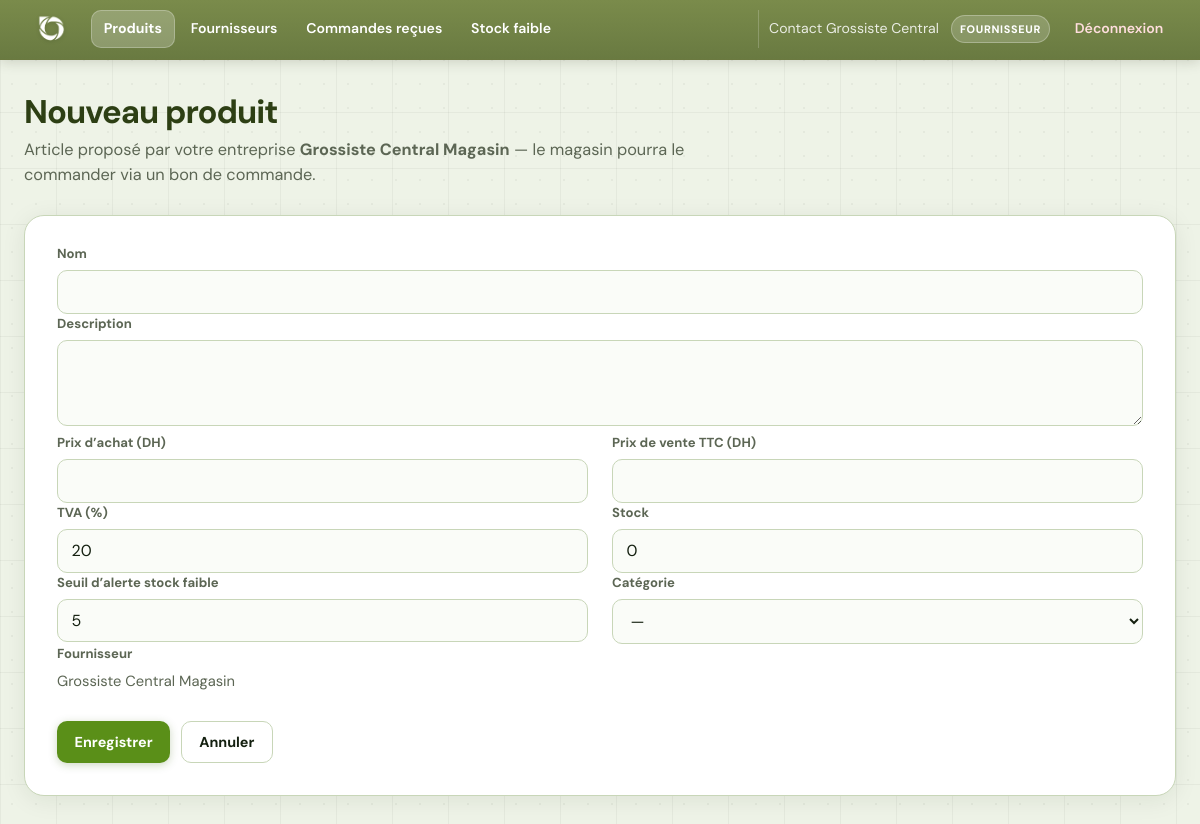
The app's page /index.php?action=product_create (signed in) with its own data.
### tables this page shows
CREATE TABLE users (
    id INT AUTO_INCREMENT PRIMARY KEY,
    name VARCHAR(100) NOT NULL,
    email VARCHAR(150) NOT NULL UNIQUE,
    password VARCHAR(255) NOT NULL,
    role ENUM('admin', 'vendeur', 'fournisseur') NOT NULL,
    supplier_id INT NULL,
    created_at DATETIME DEFAULT CURRENT_TIMESTAMP
);

CREATE TABLE suppliers (
    id INT AUTO_INCREMENT PRIMARY KEY,
    name VARCHAR(100) NOT NULL,
    contact VARCHAR(100),
    phone VARCHAR(30),
    email VARCHAR(150),
    address TEXT
);

### app/Controllers/ProductController.php (called while the page is built, shortened)
<?php
class ProductController extends BaseController
{
    private $supplierModel;
    public function __construct()
    {
        $this->supplierModel = new Supplier();
    }
    private function catalogSupplierAccountId(): int
    {
        $this->syncSessionSupplierFromDb();
        $u = $this->currentUser() ?? [];
        $sid = isset($u['supplier_id']) ? (int) $u['supplier_id'] : 0;
        return $sid > 0 ? $sid : 0;
    }
    private function requireSupplierLinkedForWrite(): int
    {
        $sid = $this->catalogSupplierAccountId();
        return $sid;
    }
    public function create(): void
    {
        $role = (string) ($this->currentUser()['role'] ?? '');
        if ($role === 'fournisseur') {
            $sid = $this->requireSupplierLinkedForWrite();
            $sup = $this->supplierModel->getById($sid);
            $supplierCatalogLock = [
                'id'   => $sid,
                'name' => $sup ? (string) $sup['name'] : ('#' . $sid),
            ];
        } else {
            $supplierCatalogLock = null;
            $suppliers = $this->supplierModel->getAll();
        }
        require_once APP_PATH . '/views/products/create.php';
    }
}

### public/index.php (called while the page is built, shortened)
<?php
$action = isset($_GET['action']) ? (string) $_GET['action'] : 'login';
$route = $routes[$action];
$method = $route[1];
$controller = new $class();
$controller->{$method}();

### app/helpers.php (called while the page is built, shortened)
<?php
function user_can_access(?array $user, string $action): bool
{
    $public = ['login', 'do_login', 'logout'];
    $role = (string) $user['role'];
    $map = require CONFIG_PATH . '/permissions.php';
    $supplierPoActions = [
        'supplier_purchase_orders',
        'supplier_purchase_order_show',
        'supplier_purchase_order_respond',
    ];
    if (in_array($action, $supplierPoActions, true)) {
        $allowedFournisseur = $map['fournisseur'] ?? [];
        return $role === 'fournisseur' && in_array($action, $allowedFournisseur, true);
    }
    $vendeurExclusiveSalesActions = [
        'sale_create',
        'sale_store',
        'my_sales',
    ];
    if (in_array($action, $vendeurExclusiveSalesActions, true)) {
        $allowedVendeur = $map['vendeur'] ?? [];
        return $role === 'vendeur' && in_array($action, $allowedVendeur, true);
    }
    $allowed = $map[$role] ?? [];
    return in_array($action, $allowed, true);
}
function nav_can(?array $user, string $action): bool
{
    return user_can_access($user, $action);
}
function brand_logo_web_path(): ?string
{
    $dir = BASE_PATH . DIRECTORY_SEPARATOR . 'public' . DIRECTORY_SEPARATOR . 'assets' . DIRECTORY_SEPARATOR . 'images';
    $candidates = [
        '1212.png',
        'omnix-logo.png',
        'Omnix-logo.png',
        'Dynamic Omnix Logo with Geometric Loop.png',
    ];
    foreach ($candidates as $file) {
        if (is_file($dir . DIRECTORY_SEPARATOR . $file)) {
            return 'assets/images/' . rawurlencode($file);
        }
    }
    return null;
}

### app/Models/User.php (called while the page is built, shortened)
<?php
class User
{
    private $conn;
    private $table = "users";
    public function __construct()
    {
        $database = new Database();
        $this->conn = $database->connect();
    }
    public function getById($id)
    {
        $sql = "SELECT u.id, u.name, u.email, u.role, u.supplier_id, u.created_at, s.name AS supplier_name
                FROM {$this->table} u
                LEFT JOIN suppliers s ON u.supplier_id = s.id
                WHERE u.id = :id";
        $stmt = $this->conn->prepare($sql);
        $stmt->bindValue(':id', $id, PDO::PARAM_INT);
        $stmt->execute();
        return $stmt->fetch();
    }
}

### config/database.php (called while the page is built)
<?php
class Database
{
    private $host = "localhost";
    private $dbname = "shop_db";
    private $username = "root";
    private $password = "";
    private $conn;
    public function connect()
    {
        if ($this->conn === null) {
            try {
                $this->conn = new PDO(
                    "mysql:host={$this->host};dbname={$this->dbname};charset=utf8mb4",
                    $this->username,
                    $this->password
                );
                $this->conn->setAttribute(PDO::ATTR_ERRMODE, PDO::ERRMODE_EXCEPTION);
                $this->conn->setAttribute(PDO::ATTR_DEFAULT_FETCH_MODE, PDO::FETCH_ASSOC);
            } catch (PDOException $e) {
                die("Erreur de connexion : " . $e->getMessage());
            }
        }
        return $this->conn;
    }
}

### app/Controllers/BaseController.php (called while the page is built, shortened)
<?php
class BaseController
{
    protected function currentUser(): ?array
    {
        $u = $_SESSION['user'] ?? null;
        return is_array($u) ? $u : null;
    }
    protected function syncSessionSupplierFromDb(): void
    {
        $u = $this->currentUser();
        $uid = (int) ($u['id'] ?? 0);
        $fresh = (new User())->getById($uid);
        $sid = $fresh['supplier_id'] ?? null;
    }
}

### config/permissions.php (called while the page is built, shortened)
<?php
return [
    'vendeur' => [
        'dashboard',
        'products',
        'product_search',
        'low_stock',
        'sale_create',
        'sale_store',
        'sale_show',
        'sale_ticket',
        'my_sales',
    ],
    'fournisseur' => [
        'dashboard',
        'products',
        'product_create',
        'product_store',
        'product_search',
        'product_edit',
        'product_update',
        'low_stock',
        'suppliers',
        'supplier_purchase_orders',
        'supplier_purchase_order_show',
        'supplier_purchase_order_respond',
    ],
];

### app/Models/Supplier.php (called while the page is built, shortened)
<?php
class Supplier
{
    private $conn;
    private $table = "suppliers";
    public function __construct()
    {
        $database = new Database();
        $this->conn = $database->connect();
    }
    public function getById($id)
    {
        $sql = "SELECT * FROM {$this->table} WHERE id = :id";
        $stmt = $this->conn->prepare($sql);
        $stmt->execute([':id' => $id]);
        return $stmt->fetch();
    }
}

### app/views/products/create.php (the view, shortened to what this page needs)
<?php
require __DIR__ . '/../partials/header.php';
?>
<header class="page-header">
    <h1 class="page-header__title">Nouveau produit</h1>
    <p class="page-header__desc">
        <?php if (!empty($supplierCatalogLock)): ?>
            Article proposé par votre entreprise <strong><?= htmlspecialchars($supplierCatalogLock['name']) ?></strong> — le magasin pourra le commander via un bon de commande.
        <?php else: ?>
            Renseignez les informations et le stock initial.
        <?php endif; ?>
    </p>
</header>
<div class="panel">
    <div class="panel__pad">
        <form method="post" action="index.php?action=product_store" class="form-grid form-grid--2">
            <div class="form-grid__full">
                <label for="name">Nom</label>
                <input id="name" name="name" required>
            </div>
            <div class="form-grid__full">
                <label for="description">Description</label>
                <textarea id="description" name="description" rows="3"></textarea>
            </div>
            <div>
                <label for="price_buy">Prix d’achat (DH)</label>
                <input id="price_buy" name="price_buy" type="number" step="0.01" min="0" required>
            </div>
            <div>
                <label for="price_sell">Prix de vente TTC (DH)</label>
                <input id="price_sell" name="price_sell" type="number" step="0.01" min="0" required>
            </div>
            <div>
                <label for="vat_rate">TVA (%)</label>
                <input id="vat_rate" name="vat_rate" type="number" step="0.01" min="0" max="100" value="20" title="Ex. 20 pour la TVA normale, 0 pour exonéré">
            </div>
            <div>
                <label for="stock">Stock</label>
                <input id="stock" name="stock" type="number" min="0" value="0" required>
            </div>
            <div>
                <label for="stock_alert_threshold">Seuil d’alerte stock faible</label>
                <input id="stock_alert_threshold" name="stock_alert_threshold" type="number" min="0" value="5" title="Alerte lorsque stock ≤ ce nombre">
            </div>
            <div>
                <label for="category_id">Catégorie</label>
                <select id="category_id" name="category_id">
                    <option value="">—</option>
                </select>
            </div>
            <?php if (!empty($supplierCatalogLock)): ?>
            <div class="form-grid__full">
                <label>Fournisseur</label>
                <p class="text-muted" style="margin:0;font-size:0.92rem"><?= htmlspecialchars($supplierCatalogLock['name']) ?></p>
            </div>
            <?php endif; ?>
            <div class="form-grid__full form-actions">
                <button type="submit" class="btn">Enregistrer</button>
                <a class="btn btn-ghost" href="index.php?action=products">Annuler</a>
            </div>
        </form>
    </div>
</div>
<?php require __DIR__ . '/../partials/footer.php'; ?>

### app/views/partials/header.php (shortened to what this page needs)
<?php
$shopBrand = (string) (shop_config()['trade_name'] ?? 'Omnix Market');
$brandLogo = brand_logo_web_path();
$currentUser = isset($_SESSION['user']) && is_array($_SESSION['user']) ? $_SESSION['user'] : null;
$navAction = $_GET['action'] ?? '';
$na = function (array $actions) use ($navAction): string {
    return 'nav-link' . (in_array($navAction, $actions, true) ? ' is-active' : '');
};
$productsActions = ['products', 'product_create', 'product_store', 'product_edit', 'product_update', 'product_delete', 'product_search', 'low_stock'];
$suppliersActions = ['suppliers', 'supplier_create', 'supplier_store', 'supplier_edit', 'supplier_update', 'supplier_delete'];
$supplierPoActions = ['supplier_purchase_orders', 'supplier_purchase_order_show', 'supplier_purchase_order_respond'];
?>
<!DOCTYPE html>
<html lang="fr">
<head>
    <link rel="stylesheet" href="assets/css/app.css">
</head>
<body>
<header class="navbar" id="site-navbar">
    <div class="navbar-inner">
        <a class="navbar-brand<?= $brandLogo ? ' navbar-brand--logo' : '' ?>" href="index.php?action=dashboard">
            <?php if ($brandLogo !== null): ?>
                <img class="navbar-brand-logo" src="<?= htmlspecialchars($brandLogo, ENT_QUOTES, 'UTF-8') ?>" width="40" height="40" alt="" decoding="async">
            <?php else: ?>
                <span class="navbar-brand-icon" aria-hidden="true"></span>
                <span class="navbar-brand-text"><?= htmlspecialchars($shopBrand, ENT_QUOTES, 'UTF-8') ?></span>
            <?php endif; ?>
        </a>
        <div class="navbar-drawer" id="navbar-menu">
            <nav class="navbar-links" aria-label="Navigation principale">
                <?php if (nav_can($currentUser, 'products')): ?>
                    <a href="index.php?action=products" class="<?= htmlspecialchars($na($productsActions)) ?>">Produits</a>
                <?php endif; ?>
                <?php if (nav_can($currentUser, 'suppliers')): ?>
                    <a href="index.php?action=suppliers" class="<?= htmlspecialchars($na($suppliersActions)) ?>">Fournisseurs</a>
                <?php endif; ?>
                <?php if (nav_can($currentUser, 'supplier_purchase_orders')): ?>
                    <a href="index.php?action=supplier_purchase_orders" class="<?= htmlspecialchars($na($supplierPoActions)) ?>">Commandes reçues</a>
                <?php endif; ?>
                <?php if (nav_can($currentUser, 'low_stock')): ?>
                    <a href="index.php?action=low_stock" class="<?= htmlspecialchars($na(['low_stock'])) ?>">Stock faible</a>
                <?php endif; ?>
            </nav>
            <?php if ($currentUser): ?>
                <div class="navbar-aside">
                    <span class="navbar-user" title="<?= htmlspecialchars((string) ($currentUser['email'] ?? '')) ?>"><?= htmlspecialchars((string) ($currentUser['name'] ?? '')) ?></span>
                    <span class="navbar-role"><?= htmlspecialchars((string) ($currentUser['role'] ?? '')) ?></span>
                    <a href="index.php?action=logout" class="nav-link nav-link-logout">Déconnexion</a>
                </div>
            <?php endif; ?>
        </div>
    </div>
</header>
<main class="main-content">

### records on screen
users: name "Contact Grossiste Central", role "FOURNISSEUR", supplier.name "Grossiste Central Magasin"
